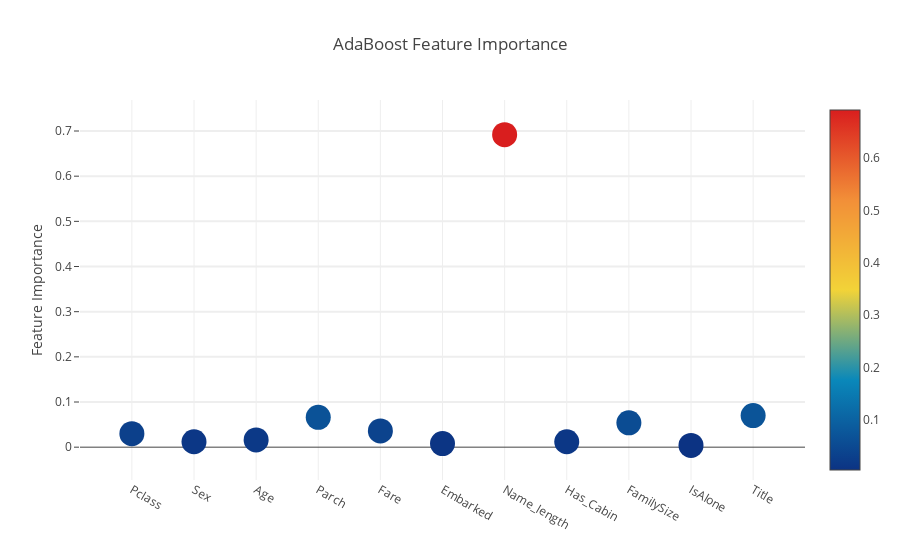

Notebook code for this chart:
### Code cell
# Scatter plot
trace = go.Scatter(
    y = feature_dataframe['AdaBoost feature importances'].values,
    x = feature_dataframe['features'].values,
    mode = 'markers',
    marker = dict(
        sizemode = 'diameter',
        sizeref = 1,
        size = 25,
        color = feature_dataframe['AdaBoost feature importances'].values,
        colorscale='Portland',
        showscale=True
    ),
    text = feature_dataframe['features'].values
)
data = [trace]

layout = go.Layout(
    autosize = True,
    title = 'AdaBoost Feature Importance',
    hovermode = 'closest',
    yaxis=dict(
        title='Feature Importance',
        ticklen=5,
        gridwidth=2
    ),
    showlegend=False
)
fig = go.Figure(data=data, layout=layout)
py.iplot(fig, filename='scatter2010')

### Figure 1 — Plotly figure (JSON) as saved in the notebook; plotly's stock layout.template omitted (floating-point values rounded to 4 significant figures)
{"data": [{"marker": {"color": [0.03, 0.012, 0.016, 0.066, 0.036, 0.008, 0.692, 0.012, 0.054, 0.004, 0.07], "colorscale": "Portland", "showscale": true, "size": 25, "sizemode": "diameter", "sizeref": 1}, "mode": "markers", "text": ["Pclass", "Sex", "Age", "Parch", "Fare", "Embarked", "Name_length", "Has_Cabin", "FamilySize", "IsAlone", "Title"], "type": "scatter", "x": ["Pclass", "Sex", "Age", "Parch", "Fare", "Embarked", "Name_length", "Has_Cabin", "FamilySize", "IsAlone", "Title"], "y": [0.03, 0.012, 0.016, 0.066, 0.036, 0.008, 0.692, 0.012, 0.054, 0.004, 0.07]}], "layout": {"autosize": true, "hovermode": "closest", "showlegend": false, "title": "AdaBoost Feature Importance", "yaxis": {"gridwidth": 2, "ticklen": 5, "title": "Feature Importance"}}}
